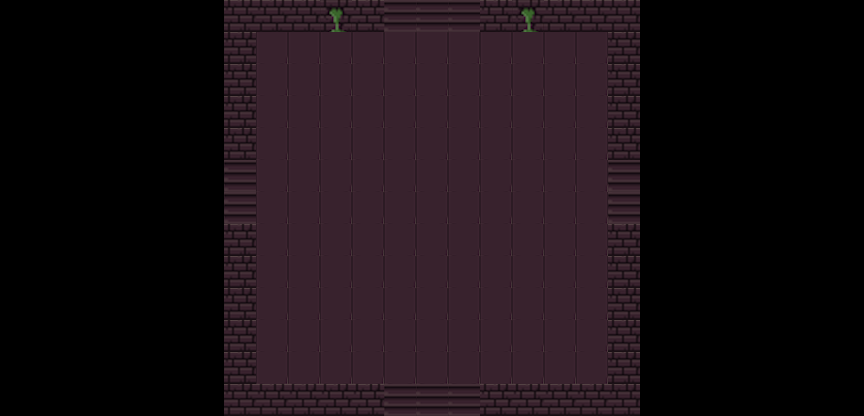

This game map was drawn from its Tiled (.tmx) file and the tilesets committed beside it. A one-line description and the full map source follow:
An orthogonal 27x13 tile map with 32x32 px tiles, 1 tile layer (TileLayer).

<map version="1.0" tiledversion="1.0.3" orientation="orthogonal" renderorder="right-down" width="27" height="13" tilewidth="32" tileheight="32" nextobjectid="1">
 <tileset firstgid="1" name="tiles" tilewidth="32" tileheight="32" tilecount="256" columns="16">
  <image source="tiles.png" width="512" height="512" />
 </tileset>
 <layer name="TileLayer" width="27" height="13" opacity="0.85">
  <data encoding="csv">
0,0,0,0,0,0,0,18,18,18,20,18,22,22,22,18,20,18,18,18,0,0,0,0,0,0,0,
0,0,0,0,0,0,0,18,51,51,51,51,51,51,51,51,51,51,51,18,0,0,0,0,0,0,0,
0,0,0,0,0,0,0,18,51,51,51,51,51,51,51,51,51,51,51,18,0,0,0,0,0,0,0,
0,0,0,0,0,0,0,18,51,51,51,51,51,51,51,51,51,51,51,18,0,0,0,0,0,0,0,
0,0,0,0,0,0,0,18,51,51,51,51,51,51,51,51,51,51,51,18,0,0,0,0,0,0,0,
0,0,0,0,0,0,0,22,51,51,51,51,51,51,51,51,51,51,51,22,0,0,0,0,0,0,0,
0,0,0,0,0,0,0,22,51,51,51,51,51,51,51,51,51,51,51,22,0,0,0,0,0,0,0,
0,0,0,0,0,0,0,18,51,51,51,51,51,51,51,51,51,51,51,18,0,0,0,0,0,0,0,
0,0,0,0,0,0,0,18,51,51,51,51,51,51,51,51,51,51,51,18,0,0,0,0,0,0,0,
0,0,0,0,0,0,0,18,51,51,51,51,51,51,51,51,51,51,51,18,0,0,0,0,0,0,0,
0,0,0,0,0,0,0,18,51,51,51,51,51,51,51,51,51,51,51,18,0,0,0,0,0,0,0,
0,0,0,0,0,0,0,18,51,51,51,51,51,51,51,51,51,51,51,18,0,0,0,0,0,0,0,
0,0,0,0,0,0,0,18,18,18,18,18,22,22,22,18,18,18,18,18,0,0,0,0,0,0,0
</data>
 </layer>
</map>
